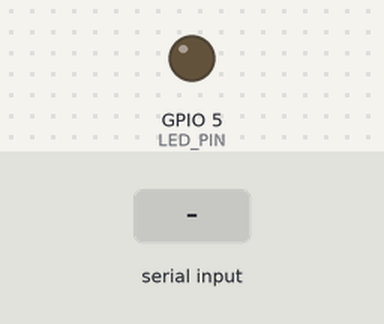
Simulated run of this sketch. Board: ESP32. Parts: output pins drawn as LEDs (lit = HIGH). Dashed ring = blinking. Inputs (shaded band) come from the test bench. Nothing arrives over Bluetooth unless stated; what the sketch prints to the serial monitor is not drawn.

Above: at 1.2 s.
1.3 s: "90,45\n" received over the second serial link
At 1.41 s:
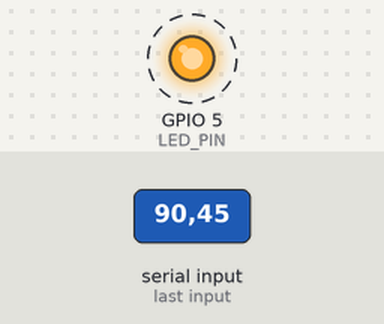
Timing chart, 0 to 10.3 s (numbered marks = the images above; inputs shaded):
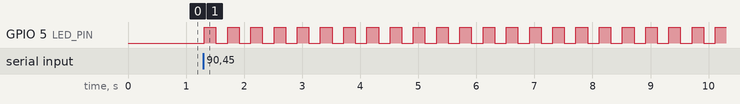

The sketch:

BTSerial_Blink.ino
```cpp
/*
Bluetooth Serial LED Blink

This example creates a simple connection to an ESP32 via classic bluetooth.
Messages sent to the ESP32 will correspond to number of blinks on the
board if it is a number. Otherwise will simply print out on the serial
monitor. Message sent to serial monitor will send to bluetooth connected
device

By Zane Zook 2021
*/

// Library includes
#include <BluetoothSerial.h>

// Preprocessor Directives
#if !defined(CONFIG_BT_ENABLED) || !defined(CONFIG_BLUEDROID_ENABLED)
#error Bluetooth is not enabled! Please run `make menuconfig` to and enable it
#endif

// Bluetooth Serial object
BluetoothSerial SerialBT;

// GPIO where LED is connected to
const int LED_PIN = 5;
int BLINK_LENGTH = 200;     // ms to display blink

// Handle received and sent messages
String message = "";
char incomingChar;
bool messageRecieved = false;

// Helper function to blink specified number of times
void blink(int blinkCount) {
  while (blinkCount > 0) {
    digitalWrite(LED_PIN, HIGH);
    delay(BLINK_LENGTH);
    digitalWrite(LED_PIN, LOW);
    delay(BLINK_LENGTH);
    blinkCount--;
  }
}

// Setup function to start bluetooth
void setup() {
  // Setup pin modes
  pinMode(LED_PIN, OUTPUT);

  // Set serial baud
  Serial.begin(115200);

  // Initiate Bluetooth
  if(SerialBT.begin("ESP32test")) {
    Serial.println("The device started, now you can pair it with bluetooth!");
  }
  else {
    Serial.println("An error occurred initializing Bluetooth");
  }
}

// Main loop function
void loop() {
  // Send outgoing serial messages
  if (Serial.available()) {
    SerialBT.write(Serial.read());
  }

  // Recieve and parse incoming bluetooth messages
  while(SerialBT.available()) {
    char incomingChar = SerialBT.read();
    if (incomingChar != '\n') {
      message += String(incomingChar);
    }
    messageRecieved = true;
  }

  // Loop blinks if the message is a number
  if (messageRecieved) {
    bool isNumber = false;

    // check for digits
    for(int i=0; i < message.length(); i++){
      if (isDigit(message[i])){
        isNumber = true;
      }
    }

    // blink if number input
    if(isNumber)
      blink(message.toInt());

    // reset message
    message = "";
    messageRecieved = false;
  }

  // Simple delay to slow Bluetooth check loop
  delay(20);
}
```

Measured:
- after the input at 1.3 s, GPIO 5 (LED_PIN): alternates HIGH for 0.20 s and LOW for 0.20 s, starting at once
